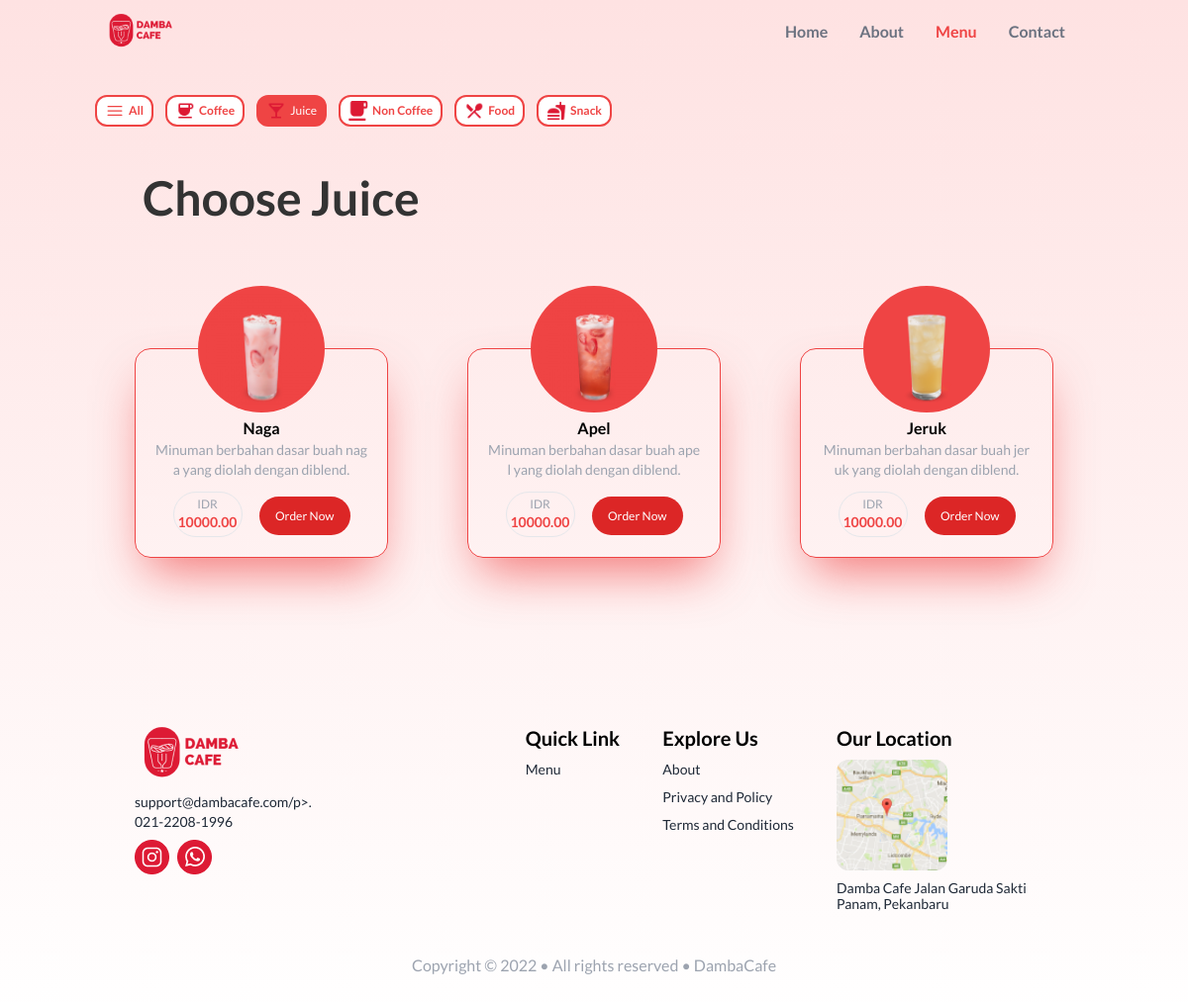
/menu.php?filter=Juice, run on the app's committed database.
### tables this page shows
CREATE TABLE menu (
    id INT NOT NULL AUTO_INCREMENT PRIMARY KEY,
    name VARCHAR(255) NOT NULL,
    description TEXT NOT NULL,
    price DECIMAL(10,2) NOT NULL,
    image VARCHAR(255) NOT NULL,
    category VARCHAR(255) NOT NULL
);

### menu.php (the view, shortened to what this page needs)
<?php
include 'config.php';
$filter = $_GET['filter'] ?? 'All';
$juiceList = [];
if ($filter == 'Juice'  || $filter == 'All') {
    $sql = "SELECT * FROM menu WHERE category = 'Juice'";
    $result = mysqli_query($conn, $sql);
    $juiceList = mysqli_fetch_all($result, MYSQLI_ASSOC);
}
$nonActive = "flex items-center gap-1 px-2 py-1 text-xs font-semibold text-red-500 bg-white border-2 border-red-500 rounded-xl btn-error";
$active = "flex items-center gap-1 px-2 py-1 text-xs text-white bg-red-500 border-2 border-red-500 rounded-xl btn-error";
?>
<!doctype html>
<html>
<head>
    <link href="./output.css" rel="stylesheet">
    <link href="./style.css" rel="stylesheet">
</head>
<body>
    <main class="min-h-screen px-24 pb-12 mx-auto bg-gradient-to-b from-red-100 to-white">
        <div class="text-red-500 bg-transparent navbar">
            <div class="flex-1">
                <a href="index.php">
                    <img src="images/logo.png" class="w-20">
                </a>
            </div>
            <div class="flex-none">
                <ul class="px-1 font-semibold menu menu-horizontal">
                    <li><a href="index.php" class="text-gray-500">Home</a></li>
                    <li><a href="index.php#about" class="text-gray-500">About</a></li>
                    <li><a href="menu.php">Menu</a></li>
                    <li><a href="index.php#footer" class="text-gray-500">Contact</a></li>
                </ul>
            </div>
        </div>
        <section class="flex flex-col w-24 gap-3 mt-8 md:w-full lg:w-full md:flex-row">
            <a href="menu.php" class="<?php echo $filter == 'All' ? $active : $nonActive ?>">
                <svg xmlns="http://www.w3.org/2000/svg" fill class="w-5 h-5"="none" viewBox="0 0 24 24" stroke-width="1.5" stroke="currentColor" class="w-5 h-5">
                    <path stroke-linecap="round" stroke-linejoin="round" d="M3.75 6.75h16.5M3.75 12h16.5m-16.5 5.25h16.5" />
                </svg>
                All</a>
            <a href="menu.php?filter=Coffee" class="<?php echo $filter == 'Coffee' ? $active : $nonActive ?>">
                <img src="./images/coffee.png" alt="" class="w-5 h-5">
                Coffee</a>
            <a href="menu.php?filter=Juice" class="<?php echo $filter == 'Juice' ? $active : $nonActive ?>">
                <img src="./images/juice.png" alt="" class="w-5 h-5">
                Juice</a>
            <a href="menu.php?filter=Non Coffee" class="<?php echo $filter == 'Non Coffee' ? $active : $nonActive ?>">
                <img src="./images/non-coffee.png" alt="" class="w-5 h-5">
                Non Coffee</a>
            <a href="menu.php?filter=Food" class="<?php echo $filter == 'Food' ? $active : $nonActive ?>">
                <img src="./images/food.png" alt="" class="w-5 h-5">
                Food</a>
            <a href="menu.php?filter=Snack" class="<?php echo $filter == 'Snack' ? $active : $nonActive ?>">
                <img src="./images/snack.png" alt="" class="w-5 h-5">
                Snack</a>
        </section>
        <section class="<?php if ($filter == 'Juice' || $filter == 'All') {
                            echo 'block';
                        } else {
                            echo 'hidden';
                        } ?>">
            <h1 class="px-12 my-12 mb-32 text-5xl font-semibold">Choose Juice</h1>
            <div class="grid grid-cols-1 md:grid-cols-2 lg:md:grid-cols-3 gap-y-24 place-items-center">
                <?php foreach ($juiceList as $key => $value) { ?>
                    <div class="relative w-64 p-5 border border-red-500 shadow-2xl border-1 rounded-2xl shadow-red-500/70">
                        <div class="absolute top-[-64px] left-0 right-0  mx-auto flex items-center justify-center w-32 h-32 bg-red-500 rounded-full overflow-hidden">
                            <img src="./upload/<?= $value['image'] ?>" class="w-40 p-2">
                        </div>
                        <h2 class="mt-12 font-semibold text-center text-black"><?= $value['name'] ?></h2>
                        <p class="mb-3 text-sm text-center text-gray-400 break-all"><?= $value['description'] ?></p>
                        <div class="flex items-center justify-evenly">
                            <div class="p-1 text-sm border rounded-full border-1 ">
                                <p class="text-xs text-center text-gray-400">IDR</p>
                                <p class="text-sm font-semibold text-center text-red-500"><?= $value['price'] ?></p>
                            </div>
                            <div>
                                <a href="menu.php" class="max-w-lg px-4 py-3 text-xs text-white bg-red-600 rounded-full" onclick="addToCart(<?= $value['id'] ?>, <?= "'" . $value['name'] . "'" ?>,<?= $value['price'] ?>, 1)">Order Now</a>
                            </div>
                        </div>
                    </div>
                <?php } ?>
            </div>
        </section>
        <?php include 'footer.php' ?>
    </main>
</body>
</html>

### style.css (style rules this page uses)
body { font-family: 'Lato', sans-serif; font-size: 16px; line-height: 1.5; color: #333; }

### data on the page
menu: image (picture), name "Naga", description "Minuman berbahan dasar buah naga yang diolah dengan diblend.", price "10000.00"
menu: image (picture), name "Apel", description "Minuman berbahan dasar buah apel yang diolah dengan diblend.", price "10000.00"
menu: image (picture), name "Jeruk", description "Minuman berbahan dasar buah jeruk yang diolah dengan diblend.", price "10000.00"
